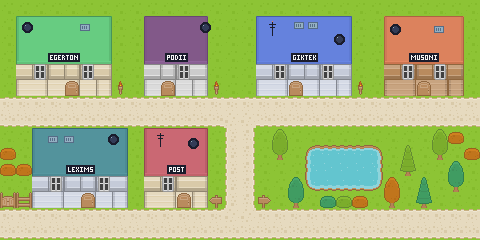

Python code for this plot:
import sys; sys.path.insert(0, '.')
from tiles import *
from PIL import ImageDraw
import random
random.seed(7)

FONT = {  # 3x5 pixel letters for building signs
 'E':'111 100 110 100 111','G':'111 100 101 101 111','R':'110 101 110 101 101','T':'111 010 010 010 010',
 'O':'111 101 101 101 111','N':'1001 1101 1011 1001 1001','P':'111 101 111 100 100','D':'110 101 101 101 110',
 'I':'111 010 010 010 111','K':'101 101 110 101 101','M':'10001 11011 10101 10001 10001','U':'101 101 101 101 111',
 'S':'111 100 111 001 111','L':'100 100 100 100 111','X':'101 101 010 101 101',' ':'000 000 000 000 000'}

def sign(im, cx, y, text, bg, fg):
    widths = [len(FONT[ch].split()[0]) for ch in text]
    w = sum(widths) + len(text) - 1 + 4
    x = cx - w // 2
    d = ImageDraw.Draw(im)
    d.rectangle((x, y, x + w - 1, y + 8), fill=bg)
    cur = x + 2
    for ch, cw in zip(text, widths):
        for r, row in enumerate(FONT[ch].split()):
            for c, v in enumerate(row):
                if v == '1': im.putpixel((cur + c, y + 2 + r), fg)
        cur += cw + 1

def tint(im, box, rgb, amt=0.75):
    x0, y0, x1, y1 = box
    px = im.load()
    for y in range(y0, y1):
        for x in range(x0, x1):
            r, g, b, a = px[x, y]
            if a == 0: continue
            lum = (0.3 * r + 0.59 * g + 0.11 * b) / 255
            t = tuple(int(c * (0.45 + 0.75 * lum)) for c in rgb)
            px[x, y] = tuple(min(255, int(o * (1 - amt) + n * amt)) for o, n in zip((r, g, b), t)) + (a,)

W, H = 30, 15
m = Map(W, H)
# roads (sand): two streets and a connector
for y0 in (6, 13):
    for x in range(W):
        m.put(x, y0, 8, 21); m.put(x, y0 + 1, 8, 23)
for y in range(7, 14):
    m.put(14, y, 7, 22); m.put(15, y, 9, 22)
for x, y in ((14, 7), (15, 7), (14, 13), (15, 13)):
    m.put(x, y, 8, 22)
# pond and park
m.nine(19, 9, 5, 3, 2, 0)
for x, y, c in ((17, 9, 13), (18, 12, 15), (25, 10, 16), (27, 9, 13), (26, 12, 18), (28, 11, 15), (24, 12, 14)):
    m.tree(x, y, c)
for x in (20, 21, 22): m.put(x, 12, 19 + x % 3, 9)
for x, y in ((0, 9), (0, 10), (1, 10), (28, 14 - 6), (29, 9)):
    m.put(x, y, 20, 9)
# top tree line
for x in range(0, W, 1):
    if x % 5 in (0, 3): m.tree(x, 0 + 0, (13, 15, 16, 18)[x % 4]) if False else None
# buildings: (name, x, y, w, roof set, wall set, door, windows, tint)
B = [
 ('EGERTON', 1, 1, 6, 17, 13, 3, (1, 4), (56, 183, 100)),
 ('PODII', 9, 1, 4, 24, 20, 1, (2,), (120, 80, 170)),
 ('GIKTEK', 16, 1, 6, 31, 27, 2, (1, 4), (59, 93, 201)),
 ('MUSONI', 24, 1, 5, 38, 34, 2, (1, 3), (239, 125, 87)),
 ('LEXIMS', 2, 8, 6, 31, 27, 3, (1, 4), (37, 113, 121)),
 ('POST', 9, 8, 4, 17, 13, 2, (1,), (177, 62, 83)),
]
for name, x, y, w, roof, wall, door, wins, col in B:
    m.building(x, y, w, roof, wall, door=door, wins=wins)
    tint(m.im, (x * T, y * T, (x + w) * T, (y + 3) * T), col)
    sign(m.im, x * T + w * T // 2, (y + 3) * T - 11, name, (26, 28, 44, 255), (244, 244, 244, 255))
# rooftop props: water tanks, an aerial, vents
d = ImageDraw.Draw(m.im)
def tank(x, y):
    d.ellipse((x, y, x + 10, y + 10), fill=(26, 28, 44, 255)); d.ellipse((x + 2, y + 2, x + 8, y + 8), fill=(51, 60, 87, 255)); d.point((x + 3, y + 3), fill=(148, 176, 194, 255))
def vent(x, y):
    d.rectangle((x, y, x + 9, y + 6), fill=(86, 108, 134, 255)); d.rectangle((x + 1, y + 1, x + 8, y + 5), fill=(148, 176, 194, 255))
    for i in (2, 4, 6): d.line((x + i, y + 2, x + i, y + 4), fill=(86, 108, 134, 255))
def aerial(x, y):
    d.line((x, y, x, y + 14), fill=(26, 28, 44, 255)); d.line((x - 3, y + 3, x + 3, y + 3), fill=(26, 28, 44, 255)); d.line((x - 2, y + 6, x + 2, y + 6), fill=(26, 28, 44, 255)); d.point((x, y), fill=(239, 125, 87, 255))
tank(1 * T + 6, 1 * T + 6); vent(5 * T, 1 * T + 8); tank(10 * T + 40, 1 * T + 6)
aerial(17 * T, 1 * T + 5); vent(18 * T + 6, 1 * T + 6); vent(19 * T + 4, 1 * T + 6); tank(20 * T + 14, 1 * T + 18)
tank(24 * T + 6, 1 * T + 8); vent(27 * T + 2, 1 * T + 10)
vent(3 * T, 8 * T + 8); vent(4 * T, 8 * T + 8); tank(6 * T + 12, 8 * T + 6); aerial(10 * T, 8 * T + 4); tank(11 * T + 12, 8 * T + 10)
# small details
for x in (7, 13, 22): m.put(x, 5, 17, 7)   # street lamps
m.put(13, 12, 20, 0); m.put(16, 12, 21, 0)  # signposts at the junction
for x in (0, 1): m.put(x, 12, 46 + x, 23)
m.im.save('town.png')
m.im.resize((W * T * 3, H * T * 3), Image.NEAREST).convert('RGB').save('/tmp/dl/town3.png')
print(m.im.size)
